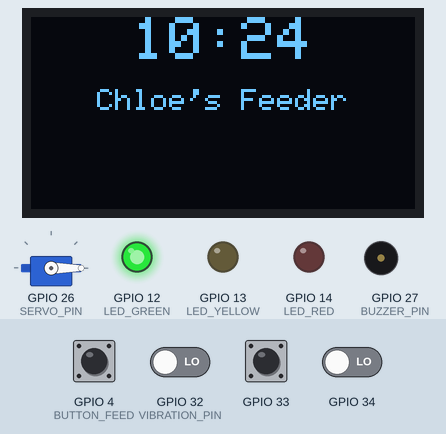
Simulated run of this sketch. Board: ESP32. On the bench: 128×64 one-colour display, servo, output pins drawn as LEDs (lit = HIGH), buzzer (waves = sounding, pin HIGH). The inputs (shaded band) are chosen by the test bench; at power-on: GPIO 4 (BUTTON_FEED), GPIO 33 HIGH, GPIO 32 (VIBRATION_PIN), GPIO 34 LOW. The local clock reads 2024-03-15 10:24:30 at power-on unless the sketch sets it; storage starts empty; what the sketch prints to the serial monitor is not drawn.

Above: at 1.2 s.
1.3 s: GPIO 33 pulled LOW for 1.6 s
At 4.2 s:
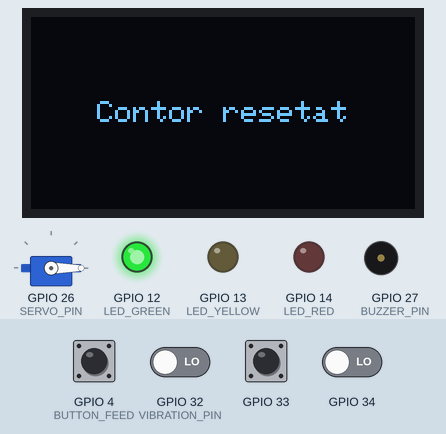
4.5 s: GPIO 34 driven HIGH
At 6.1 s:
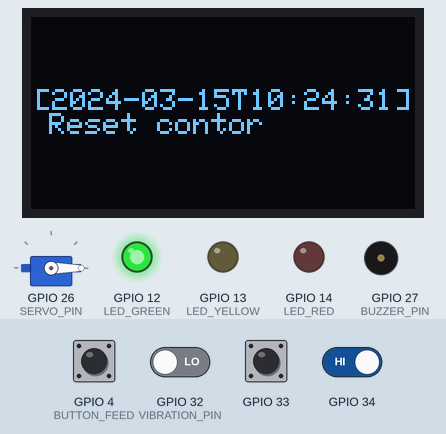
9.2 s: GPIO 4 (BUTTON_FEED) pulled LOW for 1.6 s
At 11.6 s:
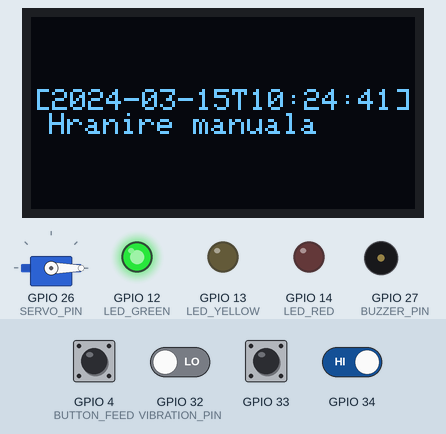
12.7 s: GPIO 4 (BUTTON_FEED) pulled LOW for 1.6 s
At 63.3 s:
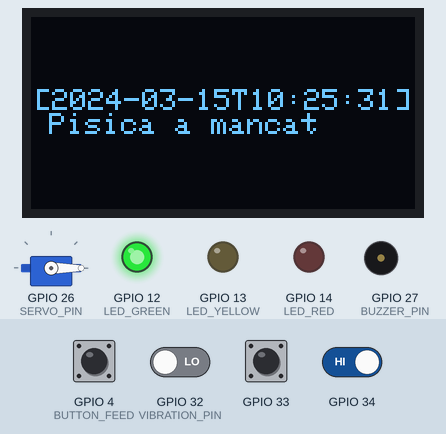
Timing chart, 0 to 64.0 s (numbered marks = the images above; inputs shaded):
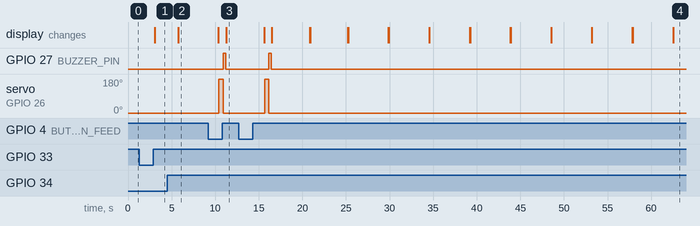

The sketch:

cat_feeder.ino
```cpp
#include <Wire.h>
#include <ESP32Servo.h>
#include <RTClib.h>
#include <Adafruit_SSD1306.h>
#include <SPI.h>
#include <SD.h>
#include "driver/gpio.h"

// OLED
#define SCREEN_WIDTH 128
#define SCREEN_HEIGHT 64
#define OLED_RESET -1
Adafruit_SSD1306 display(SCREEN_WIDTH, SCREEN_HEIGHT, &Wire, OLED_RESET);

// RTC
RTC_DS3231 rtc;

// Servo și buzzer
Servo servo;
#define SERVO_PIN 26
#define BUZZER_PIN 27

// Butoane
#define BUTTON_FEED 4
#define BUTTON_RESET 33
#define BUTTON_LOG 34

// LED-uri
#define LED_GREEN 12
#define LED_YELLOW 13
#define LED_RED 14

// Senzor vibratii
#define VIBRATION_PIN 32

#define SD_CS 5

int feedCount = 0;
unsigned long lastFeedMillis = 0;
const unsigned long feedCooldown = 2000;
volatile bool feedInterrupt = false;
bool showResetMsg = false;
unsigned long resetMsgMillis = 0;

unsigned long lastVibrationMsgMillis = 0;
const unsigned long vibrationCooldown = 60000;
unsigned long vibrationIgnoreUntil = 0;

void IRAM_ATTR onFeedInterrupt() {
  feedInterrupt = true;
}

void updateLEDs() {
  digitalWrite(LED_GREEN, feedCount <= 3);
  digitalWrite(LED_YELLOW, feedCount >= 4 && feedCount <= 6);
  digitalWrite(LED_RED, feedCount > 6);
}

void displayTime(DateTime now) {
  display.clearDisplay();
  display.setTextColor(SSD1306_WHITE);

  if (showResetMsg && millis() - resetMsgMillis < 10000) {
    display.setTextSize(1);
    String msg = "Contor resetat";

    int16_t x1, y1;
    uint16_t w, h;
    display.getTextBounds(msg, 0, 0, &x1, &y1, &w, &h);
    int x = (SCREEN_WIDTH - w) / 2;
    int y = (SCREEN_HEIGHT - h) / 2;

    display.setCursor(x, y);
    display.println(msg);
  } else {
    display.setTextSize(2);
    char timeStr[6];
    sprintf(timeStr, "%02d:%02d", now.hour(), now.minute());

    int16_t x1, y1;
    uint16_t w, h;
    display.getTextBounds(timeStr, 0, 0, &x1, &y1, &w, &h);
    int x_time = (SCREEN_WIDTH - w) / 2;
    display.setCursor(x_time, 0);
    display.println(timeStr);

    display.setTextSize(1);
    String title = "Chloe's Feeder";
    display.getTextBounds(title, 0, 0, &x1, &y1, &w, &h);
    int x_title = (SCREEN_WIDTH - w) / 2;
    display.setCursor(x_title, 24);
    display.println(title);
  }

  display.display();
}

void logSimple(const String& text) {
  DateTime now = rtc.now();
  String logEntry = "[" + now.timestamp(DateTime::TIMESTAMP_FULL) + "] " + text;

  File f = SD.open("/log.txt", FILE_APPEND);
  if (f) {
    f.println(logEntry);
    f.close();
    Serial.println("SCRIS: " + logEntry);
  } else {
    Serial.println("⚠️ EROARE la deschiderea log.txt pentru scriere!");
    return;
  }

  File fRead = SD.open("/log.txt");
  String lastLine = "";
  if (fRead) {
    while (fRead.available()) {
      lastLine = fRead.readStringUntil('\n');
    }
    fRead.close();
    lastLine.trim();

    if (lastLine == logEntry) {
      Serial.println("Confirmare: ultima linie coincide.");
    } else {
      Serial.println("EROARE: ultima linie NU coincide!");
      Serial.println("Ultima linie: " + lastLine);
    }
  } else {
    Serial.println("⚠️ EROARE la deschiderea log.txt pentru citire!");
  }
}

void printSDLog() {
  File f = SD.open("/log.txt");
  if (!f) {
    Serial.println("Nu pot deschide log.txt");
    return;
  }

  Serial.println("=== LOG DE PE CARD ===");
  while (f.available()) {
    Serial.write(f.read());
  }
  f.close();
  Serial.println("=== SFÂRȘIT LOG ===");
}

void showLastLog() {
  File f = SD.open("/log.txt");
  if (!f) {
    Serial.println("Nu pot deschide log.txt");
    return;
  }

  String lastLine = "";
  while (f.available()) {
    lastLine = f.readStringUntil('\n');
  }
  f.close();

  Serial.println("Ultimul log: " + lastLine);

  display.clearDisplay();
  display.setTextColor(SSD1306_WHITE);
  display.setTextSize(1);

  int16_t x1, y1;
  uint16_t w, h;
  display.getTextBounds(lastLine, 0, 0, &x1, &y1, &w, &h);
  int x = (SCREEN_WIDTH - w) / 2;
  int y = (SCREEN_HEIGHT - h) / 2;

  display.setCursor(x, y);
  display.println(lastLine);
  display.display();

  delay(3000);
}

void feed(const String& source) {
  if (millis() - lastFeedMillis < feedCooldown) return;

  servo.detach();
  delay(50);
  servo.attach(SERVO_PIN, 500, 2400);
  servo.write(180);
  delay(500);
  servo.write(0);

  GPIO.out_w1ts = (1 << BUZZER_PIN);
  delay(300);
  GPIO.out_w1tc = (1 << BUZZER_PIN);

  feedCount++;
  updateLEDs();
  logSimple("Hranire " + source);
  lastFeedMillis = millis();

  vibrationIgnoreUntil = millis() + 10000;
}

void resetFeed() {
  feedCount = 0;
  updateLEDs();
  logSimple("Reset contor");
  showResetMsg = true;
  resetMsgMillis = millis();
}

void setup() {
  Serial.begin(115200);

  gpio_set_direction((gpio_num_t)BUTTON_FEED, GPIO_MODE_INPUT);
  gpio_set_pull_mode((gpio_num_t)BUTTON_FEED, GPIO_PULLUP_ONLY);
  gpio_set_direction((gpio_num_t)BUTTON_RESET, GPIO_MODE_INPUT);
  gpio_set_pull_mode((gpio_num_t)BUTTON_RESET, GPIO_PULLUP_ONLY);
  gpio_set_direction((gpio_num_t)BUTTON_LOG, GPIO_MODE_INPUT);

  pinMode(LED_GREEN, OUTPUT);
  pinMode(LED_YELLOW, OUTPUT);
  pinMode(LED_RED, OUTPUT);

  gpio_set_direction((gpio_num_t)BUZZER_PIN, GPIO_MODE_OUTPUT);
  gpio_set_direction((gpio_num_t)VIBRATION_PIN, GPIO_MODE_INPUT);

  if (!rtc.begin()) Serial.println("Eroare RTC!");
  if (!display.begin(SSD1306_SWITCHCAPVCC, 0x3C)) Serial.println("Eroare OLED!");
  if (!SD.begin(SD_CS)) Serial.println("Eroare card SD!");
  else printSDLog();

  attachInterrupt(digitalPinToInterrupt(BUTTON_FEED), onFeedInterrupt, FALLING);

  servo.setPeriodHertz(50);
  servo.attach(SERVO_PIN, 500, 2400);
  servo.write(0);

  updateLEDs();
  showResetMsg = false;
}

void loop() {
  DateTime now = rtc.now();
  displayTime(now);

  static int lastFeedHour = -1;
  if ((now.hour() == 8 || now.hour() == 14 || now.hour() == 18) &&
      now.minute() == 0 && now.hour() != lastFeedHour) {
    feed("automata");
    lastFeedHour = now.hour();
  }

  noInterrupts();
  bool shouldFeed = feedInterrupt;
  feedInterrupt = false;
  interrupts();

  if (shouldFeed) {
    feed("manuala");
  }

  if (!gpio_get_level((gpio_num_t)BUTTON_RESET)) {
    resetFeed();
    delay(300);
  }

  if (gpio_get_level((gpio_num_t)BUTTON_LOG)) {
    showLastLog();
    delay(300);
  }

  if (millis() > vibrationIgnoreUntil && !gpio_get_level((gpio_num_t)VIBRATION_PIN)) {
    if (millis() - lastVibrationMsgMillis > vibrationCooldown) {
      DateTime now = rtc.now();
      logSimple("Pisica a mancat");
      lastVibrationMsgMillis = millis();
    }
    delay(300);
  }

  delay(1000);
}
```

Measured:
- after the input at 1.3 s, the display: changes after 1.8 s (image 1)
- after the input at 4.5 s, the display: changes after 1.2 s (image 2)
- after the input at 9.2 s, GPIO 27 (BUZZER_PIN): LOW → HIGH after 1.7 s, → LOW 0.30 s later; servo on GPIO 26 (SERVO_PIN): 0° → 180° after 1.2 s, → 0° 0.50 s later
- after the input at 12.7 s, GPIO 27 (BUZZER_PIN): LOW → HIGH after 3.5 s, → LOW 0.30 s later; servo on GPIO 26 (SERVO_PIN): 0° → 180° after 3.0 s, → 0° 0.50 s later
